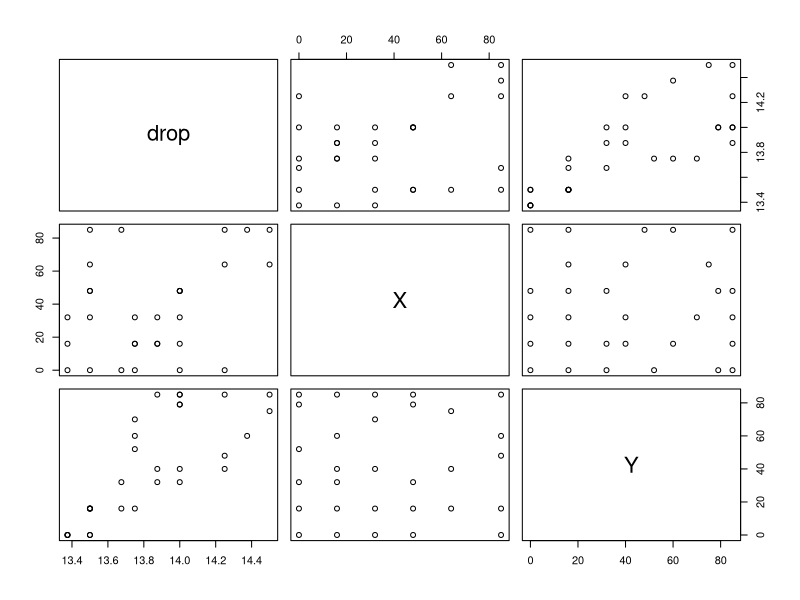
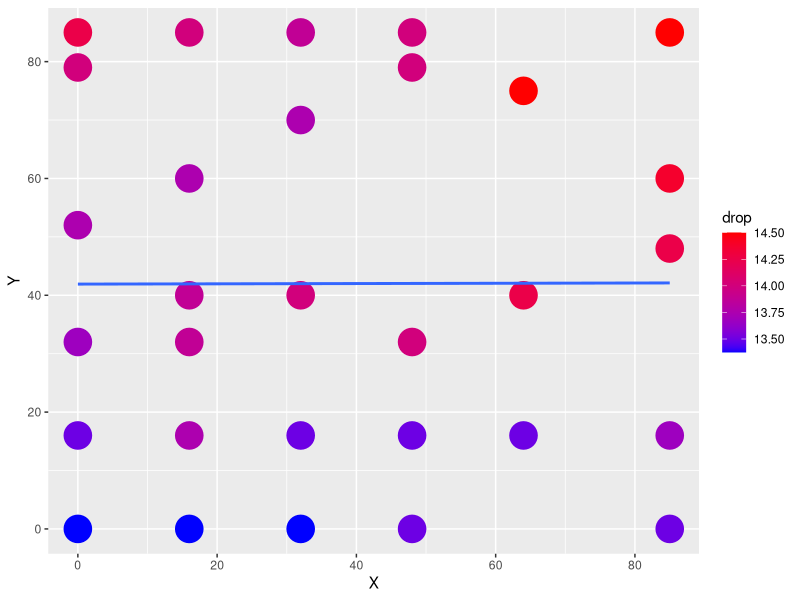
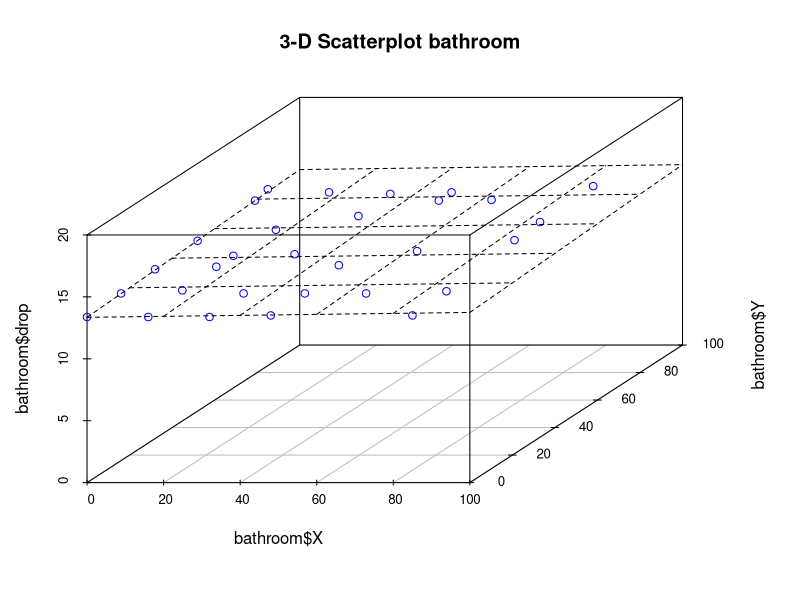

The R script that drew these images, in order:
items<-rep(LETTERS,2)[1:30]
lengths<-c(13.375,13.5,13.625,13.75,14,14.25,13.375,13.375,13.875,13.875,13.75,14,13.375,13.5,14,13.75,13.875,13.5,13.5,14,14,14,13.5,14.25,14.5,13.5,13.675,14.25,14.375,14.5)

#bathroom<-read.csv(file='bathroom.csv',colClasses=c("factor","numeric","numeric","numeric"))

spot<-rep(letters,2)[1:30]
spot[27:30]<-c('aa','bb','cc','dd')
drop<-c(13.375,13.500,13.675,13.750,14.000,14.250,13.375,13.750,13.875,13.875,13.750,14.000,13.375,13.500,
14.000,13.750,13.875,13.500,13.500,14.000,14.000,14.000,13.500,14.250,14.500,13.500,13.675,14.250,14.375,14.500)
X<-c(0,0,0,0,0,0,16,16,16,16,16,16,32,32,32,32,32,48,48,48,48,48,64,64,64,85,85,85,85,85)
Y<-c(0,16,32,52,79,85,0,16,32,40,60,85,0,16,40,70,85,0,16,32,79,85,16,40,75,0,16,48,60,85)


bathroom<-data.frame(spot,drop,X,Y)
summary(bathroom)
str(bathroom)

plot(bathroom[,2:4])
bathlm<-lm(drop~X+Y,data=bathroom)
summary(bathlm)
library(ggplot2)
library(scatterplot3d)
p<-ggplot(data=bathroom,aes(x=X,y=Y))

p+geom_point(aes(color=drop),size=9)+
scale_colour_gradient(low='blue',high='red')+
geom_smooth(method = "lm", se = FALSE)


p3D<-scatterplot3d(bathroom$X,   # x axis
                bathroom$Y,     # y axis
                bathroom$drop,    # z axis
                main="3-D Scatterplot bathroom",
                color="blue",zlim=c(0,16))

p3D$plane3d(bathlm)
